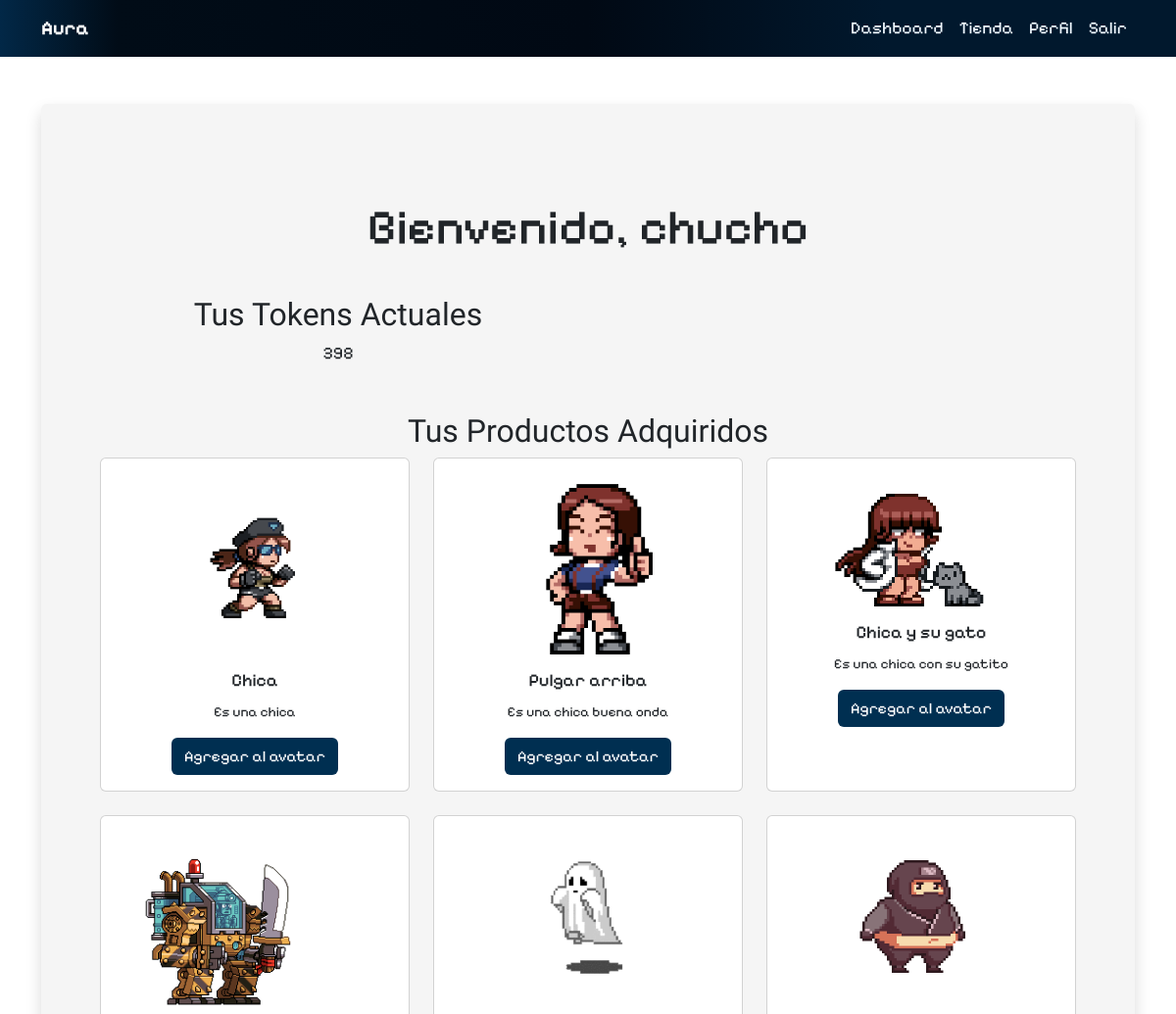
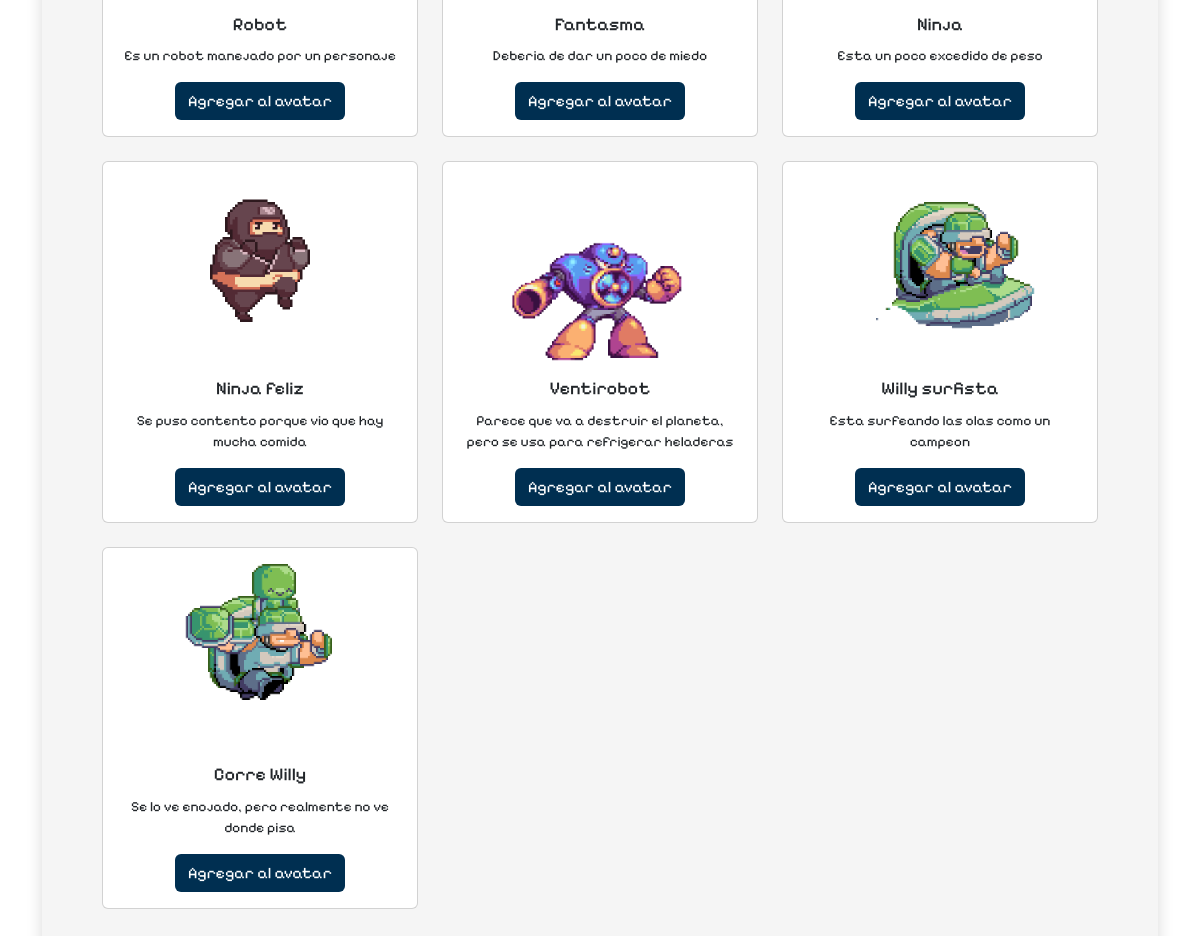
The app's page /dashboard/ (signed in) with its own data (2 pictures, top to bottom).
### App/models.py (models this page shows)
class Product(models.Model):
    PRODUCT_TYPES = [
        ('producto', 'Producto'),
        ('cabeza', 'Cabeza'),
        ('torso', 'Torso'),
        ('pierna', 'Pierna'),
        ('pie', 'Pie'),
        ('background', 'Background'),
    ]
    name = models.CharField(max_length=255)
    description = models.TextField()
    gif = models.FileField(upload_to='product_gifs/', default='default.gif')
    price = models.IntegerField()
    product_type = models.CharField(max_length=20, choices=PRODUCT_TYPES, default='producto')
    def __str__(self):
        return self.name

### App/views.py (the view)
# urls.py: path('dashboard/', views.dashboard, name='dashboard'),
def dashboard(request):
    try:
        user_profile = UserProfile.objects.get(user=request.user)
    except UserProfile.DoesNotExist:
        user_profile = UserProfile.objects.create(user=request.user)
    purchased_products = user_profile.purchased_products.all()
    print("Purchased Products:", purchased_products)
    return render(request, 'dashboard.html', {'user': request.user, 'tokens': user_profile.tokens, 'purchased_products': purchased_products})

### App/templates/dashboard.html (shortened to what this page needs)
{% extends 'base.html' %} {% block content %}
<div class="container mt-5">
  <h1 class="welcome-message">Bienvenido, {{ user.username }}</h1>
  <div class="row tokens-info">
    <div class="col-md-6">
      <h2>Tus Tokens Actuales</h2>
      <p>{{ tokens }}</p>
    </div>
  </div>
  <h2 class="products-info">Tus Productos Adquiridos</h2>
  <div class="row">
    {% for product in purchased_products %}
    <div class="col-md-4 mb-4">
      <div class="card">
        <img
          src="{{ product.gif.url }}"
          class="card-img-top img-fluid"
          alt="{{ product.name }}"
        />
        <div class="card-body">
          <h5 class="card-title">{{ product.name }}</h5>
          <p class="card-text">{{ product.description }}</p>
          <form action="{% url 'agregar_producto_avatar' %}" method="post">
            <button
              type="submit"
              class="btn"
              style="background-color: rgb(0, 47, 81); color: white"
            >
              Agregar al avatar
            </button>
          </form>
        </div>
      </div>
    </div>
    {% endfor %}
  </div>
</div>
{% endblock %}

### App/templates/dashboard.html (style rules this page uses)
h2 { font-family: "Rubik Glitch", system-ui; }
.welcome-message { text-align: center; font-size: 50px; margin-bottom: 40px; }
.tokens-info, .products-info { margin-top: 30px; }
.card { height: 100%; }
.card-img-top { max-height: 200px; width: auto; object-fit: contain; }
.card-body { text-align: center; }
.card-title { font-size: 18px; margin-bottom: 10px; }
.card-text { font-size: 14px; }

### App/templates/base.html (style rules this page uses)
body { background: url("https://images.unsplash.com/photo-1703994643626-c47629018e03?q=80&w=2070&auto=format&fit=crop&ixlib=rb-4.0.3&ixid=M3wxMjA3fDB8MHxwaG90by1wYWdlfHx8fGVufDB8fHx8fA%3D%3D") no-repeat center center fixed; -webkit-background-size: cover; -moz-background-size: cover; background-size: cover; -o-background-size: cover; }

### records on screen
Product: gif (picture), name "Chica", description "Es una chica"
Product: gif (picture), name "Pulgar arriba", description "Es una chica buena onda"
Product: gif (picture), name "Chica y su gato", description "Es una chica con su gatito"
Product: gif (picture), name "Robot", description "Es un robot manejado por un personaje"
Product: gif (picture), name "Fantasma", description "Deberia de dar un poco de miedo"
Product: gif (picture), name "Ninja", description "Esta un poco excedido de peso"
Product: gif (picture), name "Ninja feliz", description "Se puso contento porque vio que hay mucha comida"
Product: gif (picture), name "Ventirobot", description "Parece que va a destruir el planeta, pero se usa para refrigerar heladeras"
Product: gif (picture), name "Willy surfista", description "Esta surfeando las olas como un campeon"
Product: gif (picture), name "Corre Willy", description "Se lo ve enojado, pero realmente no ve donde pisa"

### other values on screen
{{ user.username }} "chucho"
{{ tokens }} "398"
